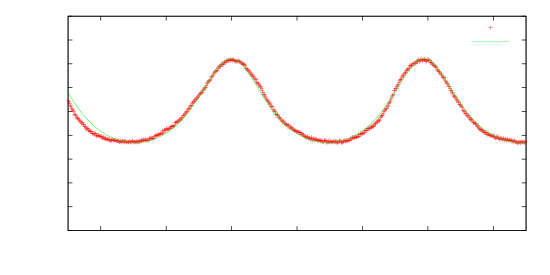

Source code (gnuplot):
clear
reset
file = "finesse_messung_c"
datafile = sprintf('../dat/%s.dat',file)

#set key inside top left
set xlabel 'Zeit t [ms]'
#set format x "%.0f"
set ylabel 'Amplitude U [V]'
set samples 100000
set xrange [-3.5:3.5]
set yrange [1:5.5]

set fit errorvariables
f(nu)=d/(1+k*sin(a*nu+b)**2)+c
f1(nu)=-d*(2*a*k*cos(a*nu+b)*sin(a*nu+b)/(1+k*sin(a*nu+b)**2)**2)+c


k = 1
#a = 562
a = 1000 
b = 4.212915738452
c = 1
d = 1
fit [-0.003:0.005] f(x) datafile using 1:2 via k, c, d, a
#fit f1(x) datafile using 1:2 via k,a,b,c,d

#latex
#set label 1 '\small $U(t,\kappa,a,b,c) = b\cdot\frac{1}{1+\kappa \sin^2{(at)}}+c$' at graph 0.25, 0.80
set label 2 sprintf('$\kappa = %.3f\pm%.3f$',k,k_err) at graph 0.25, 0.31
set label 3 sprintf('$a = \unit{(%.1f\pm%.1f)}{\nicefrac{1}{s}}$',a,a_err) at graph 0.25, 0.24
set label 4 sprintf('$b = \unit{(%.3f\pm%.3f)}{V}$',d,d_err) at graph 0.25, 0.17
set label 5 sprintf('$c = \unit{(%.3f\pm%.3f)}{V}$',c,c_err) at graph 0.25, 0.10

#picture
#set label 2 sprintf('chi^2 = %.4f',FIT_WSSR/FIT_NDF) at graph 0.02, 0.73
#set label 3 sprintf('k = %.3f +- %.3f',k,k_err) at graph 0.02, 0.66
#set label 4 sprintf('a = %.3f +- %.3f',a,a_err) at graph 0.02, 0.59

#set term windows
set term push
set term epslatex color 10 size 14cm,7cm
set out sprintf('%s.tex',file)

plot datafile using ($1*1000):2 title 'Fringepattern', \
f(x/1000) title 'Fit' lc 2 lt 1

unset out
